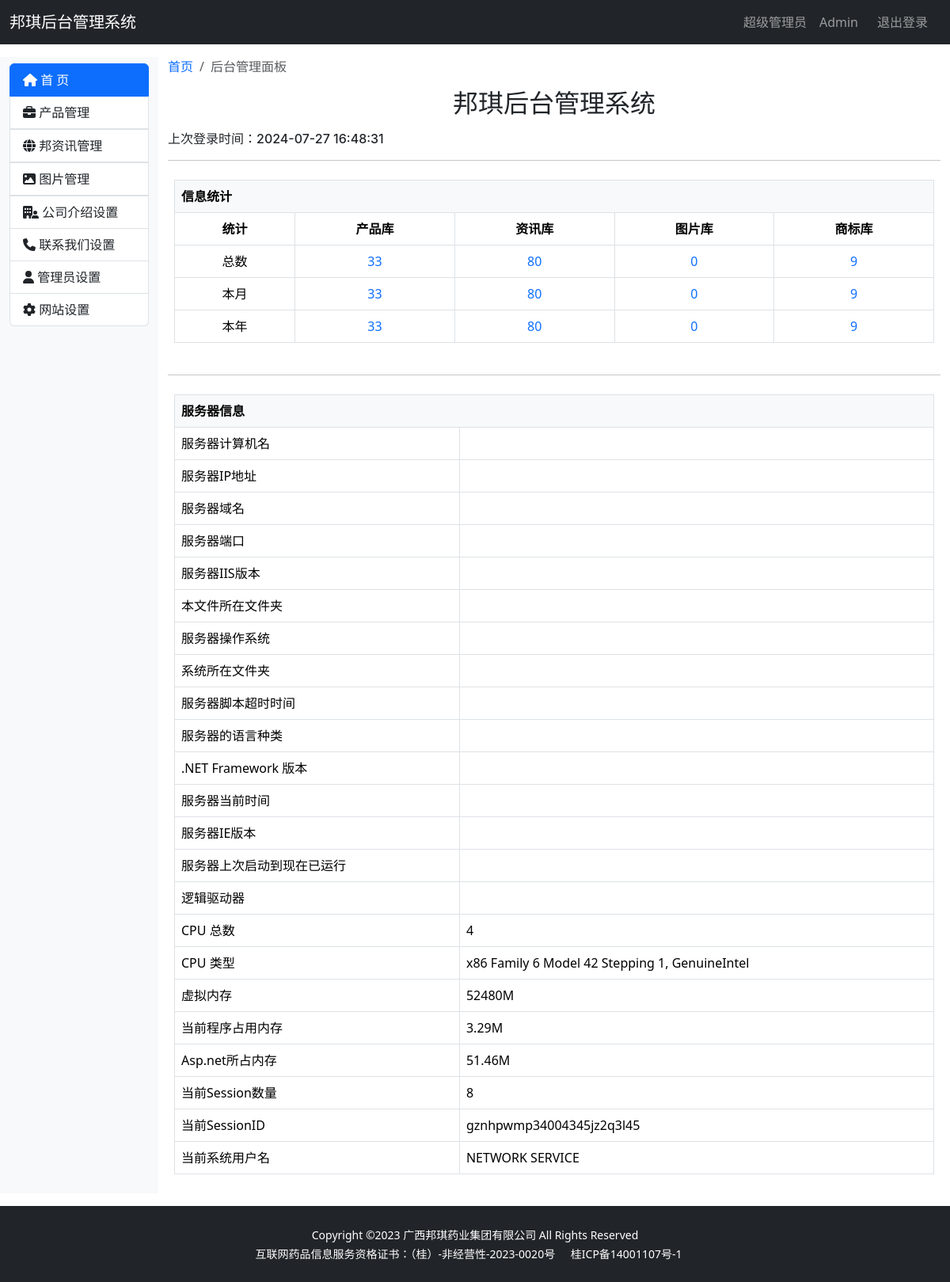
The page /admin/ (signed in) on the database as committed earlier.
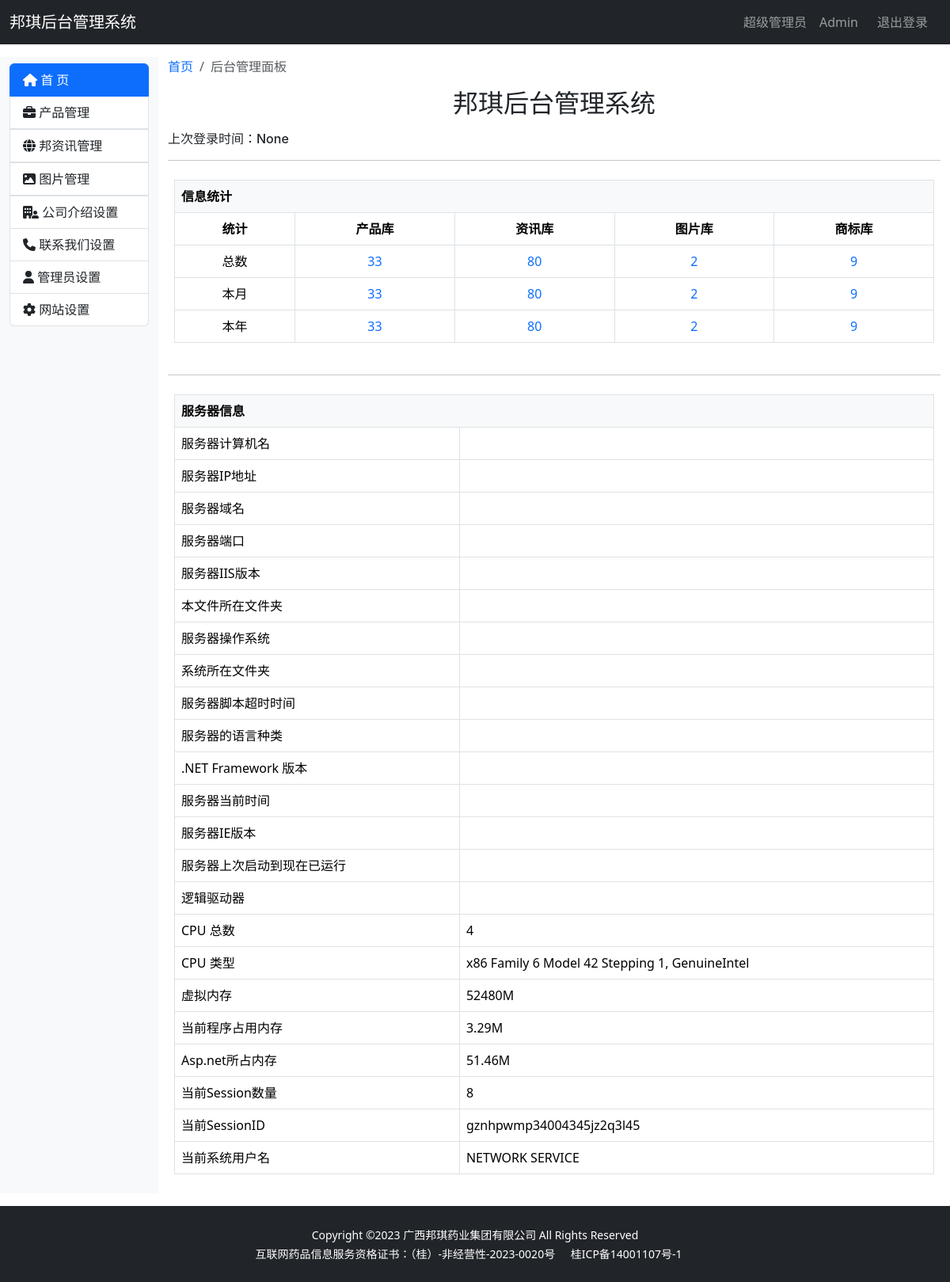
The same page on the database as committed later.
### bqwebsite/models.py (models this page shows, shortened)
class Admin(db.Model, UserMixin):
    __tablename__ = 'admin'
    id = db.Column(db.Integer, primary_key=True, autoincrement=True)
    email = db.Column(db.String(128), unique=True)
    name = db.Column(db.String(50))
    last_login_time = db.Column(db.DateTime)  # 最后一次登录时间
    password_hash = db.Column(db.String(128))

### bqwebsite/blueprints/admin.py (the view)
@admin_bp.route('/')  # 首页
def index():
    if not current_user.is_authenticated:
        return redirect(url_for('main.index'))
    product_length = Product.query.count()
    news_length = News.query.count()
    photo_length = Photo.query.count()
    brand_length = Brand.query.count()
    return render_template('admin/index.html', product_length=product_length, news_length=news_length,
                           photo_length=photo_length, brand_length=brand_length,
                           last_login_time=current_user.last_login_time)

### bqwebsite/extensions.py (called while the page is built)
@login_manager.user_loader
def load_user(user_id):
    from bqwebsite.models import Admin
    user = Admin.query.get(int(user_id))
    return user

### bqwebsite/templates/admin/index.html (shortened to what the changed rows need)
{% extends 'admin_base.html' %}
{% block content %}
    <div class="container-fluid my-3">
        <div class="row">
            <div class="col-md-10">
                <nav aria-label="breadcrumb">
                    <ol class="breadcrumb">
                    </ol>
                </nav>
                <h2 class="text-center mb-3 mt-3">邦琪后台管理系统</h2>
                <h6>上次登录时间：{{ current_user.last_login_time }}</h6>
                <hr>
                <div class="p-2">
                    <table class="table table-hover text-center table-bordered">
                        <thead>
                        <tr>
                            <th colspan="5" scope="col" class="bg-light text-start">信息统计</th>
                        </tr>
                        </thead>
                        <thead>
                        <tr>
                            <th scope="col">统计</th>
                            <th scope="col">产品库</th>
                            <th scope="col">资讯库</th>
                            <th scope="col">图片库</th>
                            <th scope="col">商标库</th>
                        </tr>
                        </thead>
                        <tbody>
                        <tr>
                            <td>
                                <a href="#"
                                   class="link-offset-2 link-offset-3-hover link-underline link-underline-opacity-0 link-underline-opacity-75-hover">{{ photo_length }}
                                </a>
                            </td>
                        </tr>
                        <tr>
                            <td>
                                <a href="#"
                                   class="link-offset-2 link-offset-3-hover link-underline link-underline-opacity-0 link-underline-opacity-75-hover">{{ photo_length }}
                                </a>
                            </td>
                        </tr>
                        <tr>
                            <td>
                                <a href="#"
                                   class="link-offset-2 link-offset-3-hover link-underline link-underline-opacity-0 link-underline-opacity-75-hover">{{ photo_length }}
                                </a>
                            </td>
                        </tr>
                        </tbody>
                    </table>
                </div>
                <hr>
                <div class="p-2">
                    <table class="table table-hover table-bordered">
                        <thead>
                        <tr>
                            <th colspan="2" scope="col" class="bg-light">服务器信息</th>
                        </tr>
                        </thead>
                    </table>
                </div>
            </div>
        </div>
    </div>
{% endblock %}

Rows that differ between the two databases and show on the page:
changed Admin: last_login_time "2024-07-27 16:48:31" → "None"
Other text that changed with them:
{{ photo_length }}: "0" → "2"
